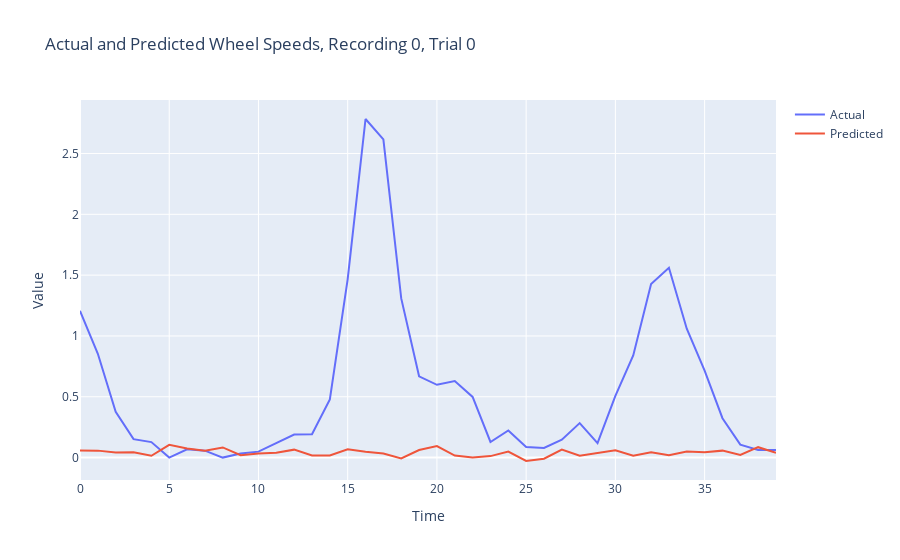
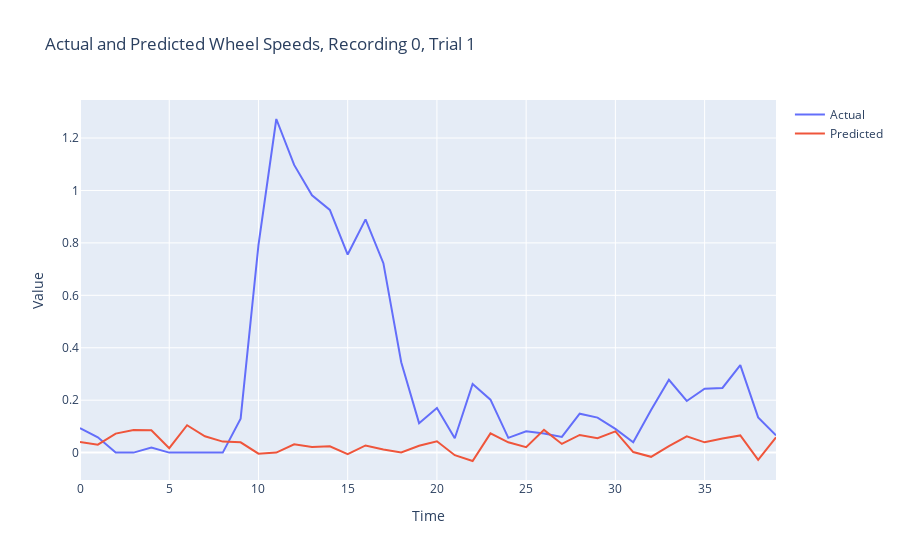
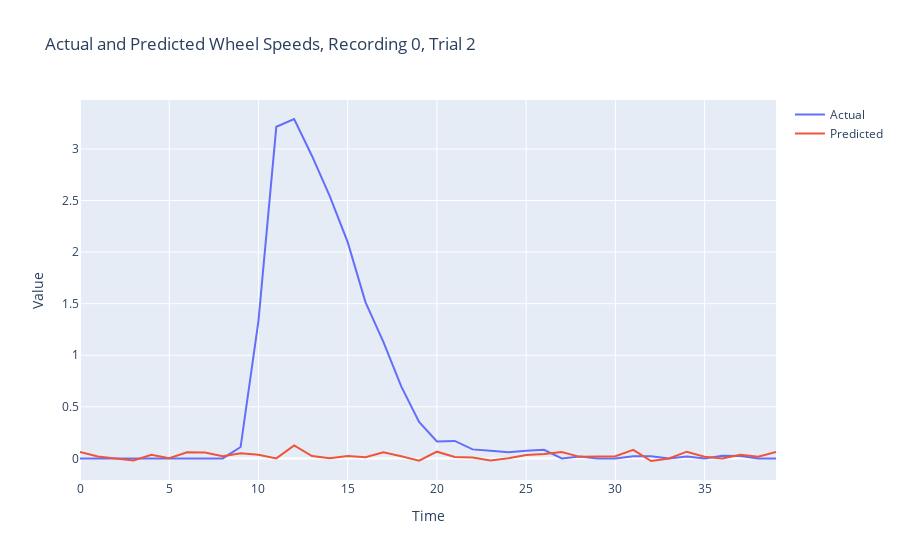
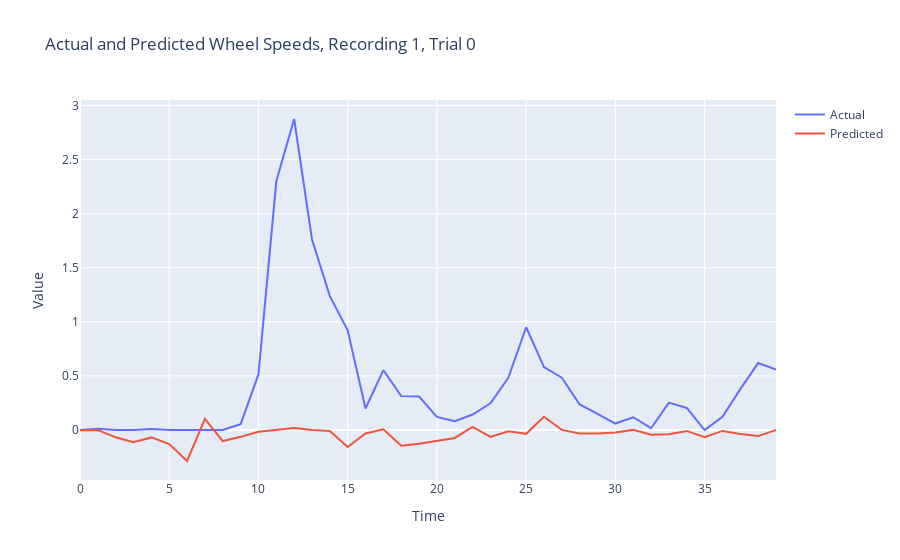

The code cell stored with these charts, in order, in its notebook:
### Code cell
for recording in range(num_sessions):
    loss_item = evaluate_recording(recording, X_test[recording], Y_test[recording], reduced_rank_model, loss_fn, plot=True)
    print(f'Evaluation, Recording {recording}, Loss {loss_item}')
